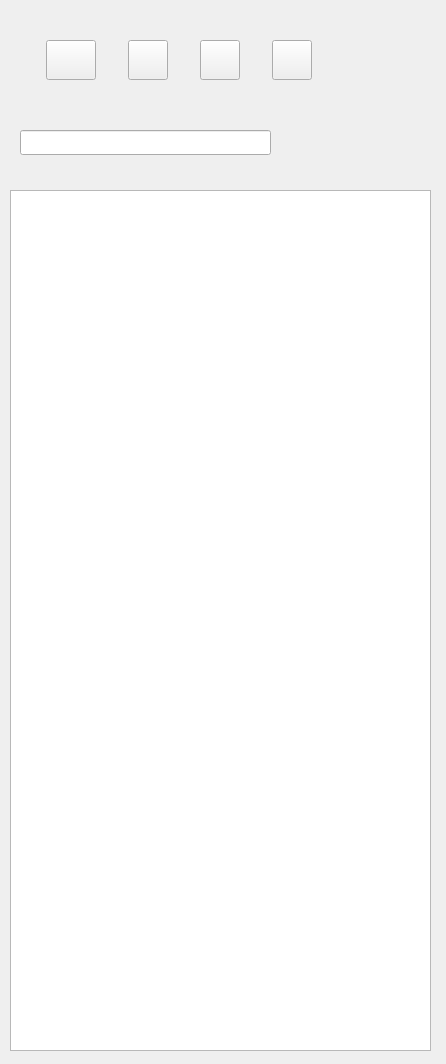
<?xml version="1.0" encoding="UTF-8"?>
<ui version="4.0">
 <class>QUDT_iri_fetcher</class>
 <widget class="QWidget" name="QUDT_iri_fetcher">
  <property name="geometry">
   <rect>
    <x>0</x>
    <y>0</y>
    <width>446</width>
    <height>1064</height>
   </rect>
  </property>
  <property name="sizePolicy">
   <sizepolicy hsizetype="Maximum" vsizetype="Maximum">
    <horstretch>0</horstretch>
    <verstretch>0</verstretch>
   </sizepolicy>
  </property>
  <property name="minimumSize">
   <size>
    <width>446</width>
    <height>0</height>
   </size>
  </property>
  <property name="windowTitle">
   <string>Form</string>
  </property>
  <widget class="QTableWidget" name="tableWidget">
   <property name="geometry">
    <rect>
     <x>10</x>
     <y>190</y>
     <width>421</width>
     <height>861</height>
    </rect>
   </property>
   <property name="sizePolicy">
    <sizepolicy hsizetype="Maximum" vsizetype="Maximum">
     <horstretch>0</horstretch>
     <verstretch>0</verstretch>
    </sizepolicy>
   </property>
   <property name="minimumSize">
    <size>
     <width>261</width>
     <height>0</height>
    </size>
   </property>
   <property name="sizeIncrement">
    <size>
     <width>1</width>
     <height>1</height>
    </size>
   </property>
   <property name="editTriggers">
    <set>QAbstractItemView::NoEditTriggers</set>
   </property>
  </widget>
  <widget class="QWidget" name="horizontalLayoutWidget">
   <property name="geometry">
    <rect>
     <x>20</x>
     <y>20</y>
     <width>321</width>
     <height>80</height>
    </rect>
   </property>
   <layout class="QHBoxLayout" name="horizontalLayout">
    <item>
     <widget class="QPushButton" name="push_1">
      <property name="sizePolicy">
       <sizepolicy hsizetype="Expanding" vsizetype="Expanding">
        <horstretch>0</horstretch>
        <verstretch>0</verstretch>
       </sizepolicy>
      </property>
      <property name="minimumSize">
       <size>
        <width>50</width>
        <height>40</height>
       </size>
      </property>
      <property name="maximumSize">
       <size>
        <width>40</width>
        <height>40</height>
       </size>
      </property>
      <property name="text">
       <string/>
      </property>
     </widget>
    </item>
    <item>
     <widget class="QPushButton" name="push_2">
      <property name="sizePolicy">
       <sizepolicy hsizetype="Expanding" vsizetype="Expanding">
        <horstretch>0</horstretch>
        <verstretch>0</verstretch>
       </sizepolicy>
      </property>
      <property name="minimumSize">
       <size>
        <width>40</width>
        <height>40</height>
       </size>
      </property>
      <property name="maximumSize">
       <size>
        <width>40</width>
        <height>40</height>
       </size>
      </property>
      <property name="text">
       <string/>
      </property>
     </widget>
    </item>
    <item>
     <widget class="QPushButton" name="push_3">
      <property name="sizePolicy">
       <sizepolicy hsizetype="Expanding" vsizetype="Expanding">
        <horstretch>0</horstretch>
        <verstretch>0</verstretch>
       </sizepolicy>
      </property>
      <property name="minimumSize">
       <size>
        <width>40</width>
        <height>40</height>
       </size>
      </property>
      <property name="maximumSize">
       <size>
        <width>40</width>
        <height>40</height>
       </size>
      </property>
      <property name="text">
       <string/>
      </property>
     </widget>
    </item>
    <item>
     <widget class="QPushButton" name="push_4">
      <property name="sizePolicy">
       <sizepolicy hsizetype="Expanding" vsizetype="Expanding">
        <horstretch>0</horstretch>
        <verstretch>0</verstretch>
       </sizepolicy>
      </property>
      <property name="minimumSize">
       <size>
        <width>40</width>
        <height>40</height>
       </size>
      </property>
      <property name="maximumSize">
       <size>
        <width>40</width>
        <height>40</height>
       </size>
      </property>
      <property name="text">
       <string/>
      </property>
     </widget>
    </item>
   </layout>
  </widget>
  <widget class="QLineEdit" name="lineEdit">
   <property name="geometry">
    <rect>
     <x>20</x>
     <y>130</y>
     <width>251</width>
     <height>25</height>
    </rect>
   </property>
   <property name="toolTip">
    <string>enter a term to filter with</string>
   </property>
  </widget>
 </widget>
 <resources/>
 <connections/>
</ui>
